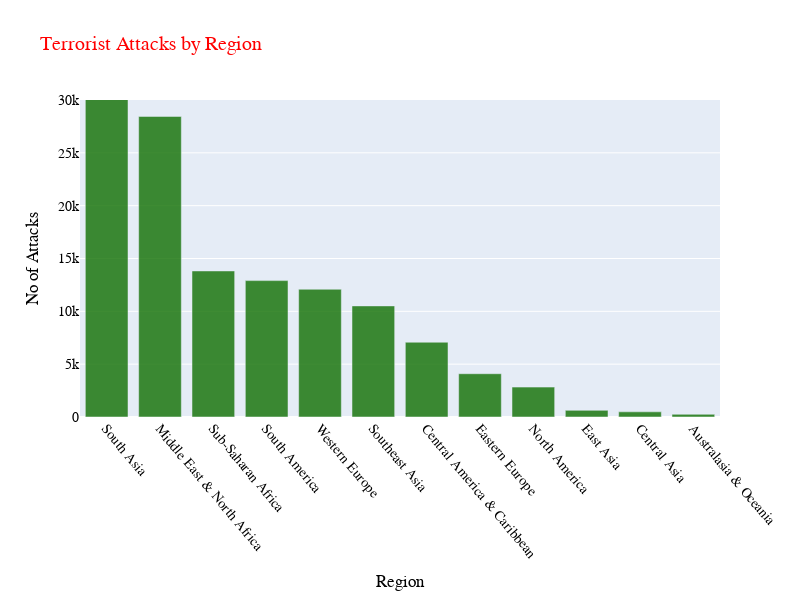

Notebook source saved alongside this figure:
### Markdown cell above
## -2)Terrorist Attacks by Region

### Code cell
data2 =data.groupby("Region").size().reset_index(name='total_attacks').sort_values(by='total_attacks', ascending=False).reset_index(drop=True)

import plotly.graph_objs as go
# Creating trace1
trace1 = go.Bar(
                    x = data2.Region,
                    y = data2.total_attacks,
                    name = "citations",
                    marker = dict(color = 'rgba(16, 112, 2, 0.8)'))

layout = dict(title = 'Terrorist Attacks by Region',
              xaxis= dict(title= 'Region',tickangle = 50),
              yaxis= dict(title= 'No of Attacks',range = [0,30000], tickangle = 0)
             )
plot = go.Figure(data = trace1,layout = layout)


plot.update_layout(
    font_family="Futura",
    title_font_family="Futura",
    title_font_color="red",
    legend_title_font_color="green",
    font=dict(
        size=14,
        color="Black"
    ),width=800, height=600
)

plot.show()

### Figure 1 — Plotly figure (JSON) as saved in the notebook; plotly's stock layout.template omitted (floating-point values rounded to 4 significant figures)
{"data": [{"marker": {"color": "rgba(16, 112, 2, 0.8)"}, "name": "citations", "type": "bar", "x": ["South Asia", "Middle East & North Africa", "Sub-Saharan Africa", "South America", "Western Europe", "Southeast Asia", "Central America & Caribbean", "Eastern Europe", "North America", "East Asia", "Central Asia", "Australasia & Oceania"], "y": [35406, 28445, 13821, 12908, 12086, 10512, 7075, 4096, 2828, 627, 489, 252]}], "layout": {"font": {"color": "Black", "family": "Futura", "size": 14}, "height": 600, "legend": {"title": {"font": {"color": "green"}}}, "title": {"font": {"color": "red", "family": "Futura"}, "text": "Terrorist Attacks by Region"}, "width": 800, "xaxis": {"autorange": true, "range": [-0.5, 11.5], "tickangle": 50, "title": {"text": "Region"}, "type": "category"}, "yaxis": {"range": [0, 30000], "tickangle": 0, "title": {"text": "No of Attacks"}, "type": "linear"}}}
